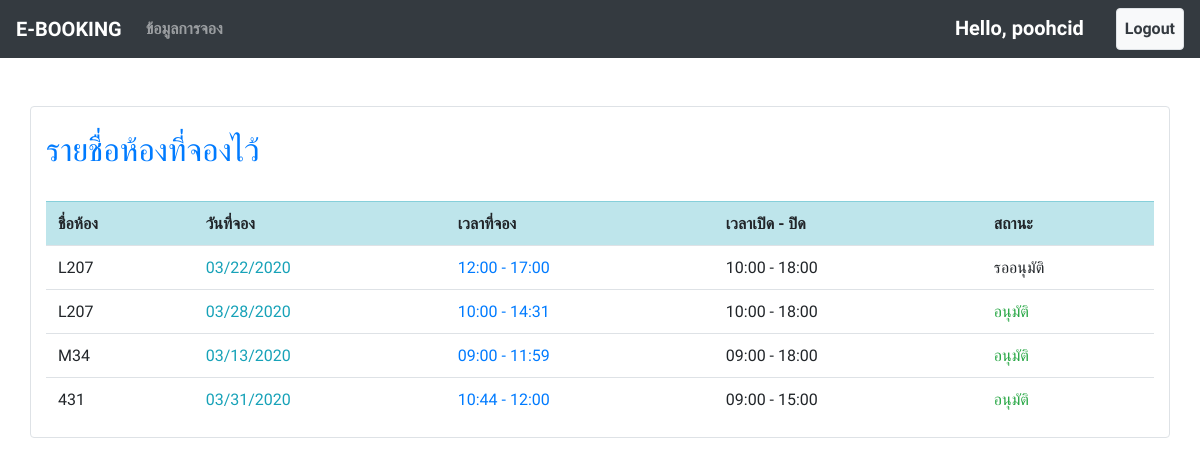
The app's page /book_list/ (signed in), older data.
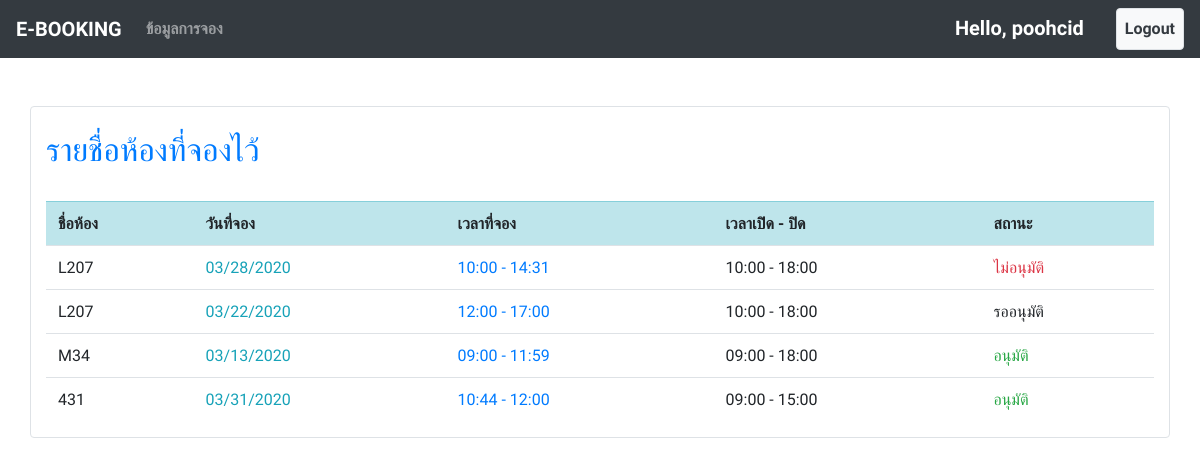
The same page, newer data.
### booking/models.py (models this page shows, shortened)
class Booking(models.Model):
    room = models.ForeignKey(Room, on_delete=models.CASCADE, null=True)
    date = models.DateField()
    start_time = models.TimeField()
    end_time = models.TimeField(null=True)
    description = models.TextField()
    status = models.CharField(null=True, default=None, choices=(
        ("รออนุมัติ", "Unknow"),
        ("ไม่อนุมัติ", "No"),
        ("อนุมัติ", "Yes")
    ), max_length=100)
    status_remark = models.TextField(null=True, blank=True)
    book_by = models.ForeignKey(User, on_delete=models.CASCADE, null=True)
    book_date = models.DateField(auto_now=True)

class Room(models.Model):
    name = models.CharField(max_length=100)
    open_time = models.TimeField()
    close_time = models.TimeField()
    capacity = models.IntegerField(default=0)

### booking/views.py (the view)
# urls.py: path('book_list/', views.book_list, name="book_list"), #หน้าข้อมูลการจอง
@login_required
@permission_required('booking.view_booking')
def book_list(request):
    context = {
        "books" : Booking.objects.filter(book_by=request.user).order_by('book_date')[::-1],
        "user" : request.user
    }
    return render(request, 'book_list.html', context=context)

### booking/templates/book_list.html
{% extends "base.html" %}
{% block content %}
    <br><br>
    <div class="container border rounded bg-white">
        <br>
        <h2 class="text-primary">รายชื่อห้องที่จองไว้</h2>
        <br>
        <table class="table">
            <tr class="table-Info">
                <th>ชื่อห้อง</th>
                <th>วันที่จอง</th>
                <th>เวลาที่จอง</th>
                <th>เวลาเปิด - ปิด</th>
                <th>สถานะ</th>
            </tr>
            {% for book in books %}
            <tr>
                <td>{{ book.room.name }}</td>
                <td class="text-info">{{ book.date|date:"SHORT_DATE_FORMAT" }}</td>
                <td class="text-primary">{{ book.start_time|date:"H:i" }} - {{ book.end_time|date:"H:i" }}</td>
                <td>{{ book.room.open_time|date:"H:i" }} - {{ book.room.close_time|date:"H:i" }}</td>
                <td><span class="text-{% if book.status == 'อนุมัติ' %}success{% endif %}{% if book.status == 'ไม่อนุมัติ' %}danger{% endif %}">
                        {% if book.status == 'ไม่อนุมัติ' %}
                        <a href="#" class="text-danger" onclick="alert('เพราะ {{ book.status_remark }}')">{{ book.status }}</a>
                        {% else %}
                        {{ book.status|default_if_none:"รออนุมัติ" }}
                        {% endif %}
                    </span>
                </td>
            </tr>
            {% endfor %}
        </table>
    </div>
{% endblock content %}

Row changes from the older to the newer data that the page shows:
changed Booking (number 1 of 4 on the later page): status_remark "None" → "ซ่อมแอร์" (drawn); status "อนุมัติ" → "ไม่อนุมัติ"; moves up the list
